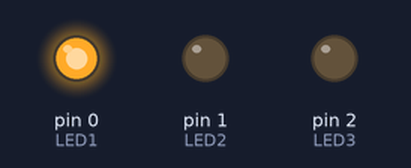
The sketch below on a simulated Arduino Uno, built with avr-gcc and run on an emulated ATmega328P. On the bench: output pins drawn as LEDs (lit = HIGH).

Above: at 2.5 s.
At 5.5 s:
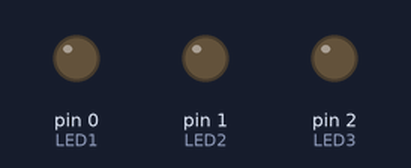
At 8.5 s:
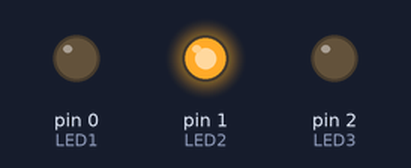
At 14.5 s:
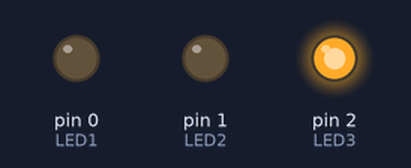
Timing chart, 0 to 23.4 s (numbered marks = the images above):
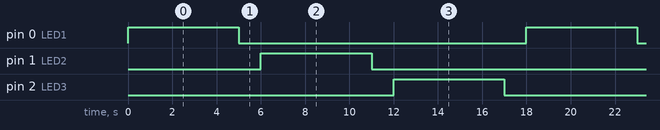

Measured:
- by itself, pin 0 (LED1), pin 1 (LED2), pin 2 (LED3): alternates HIGH for 5.0 s and LOW for 13.0 s
- by itself, everything shown: repeats every 18.0 s, in 6 steps

The sketch:

traffic-lights.ino
```cpp
int LED1=0;
int LED2=1;
int LED3=2;
void setup() {

  // put yPINour setup code here, to run once:
  pinMode(0,OUTPUT);
  pinMode(1,OUTPUT);
  pinMode(2,OUTPUT);
}

void loop() {
  // put your main code here, to run repeatedly:
  digitalWrite(LED1,HIGH);
  delay(5000);
  digitalWrite(LED1,LOW);
  delay(1000);
  digitalWrite(LED2,HIGH);
  delay(5000);
  digitalWrite(LED2,LOW);
  delay(1000);
  digitalWrite(LED3,HIGH);
  delay(5000);
  digitalWrite(LED3,LOW);
  delay(1000);

}
```
